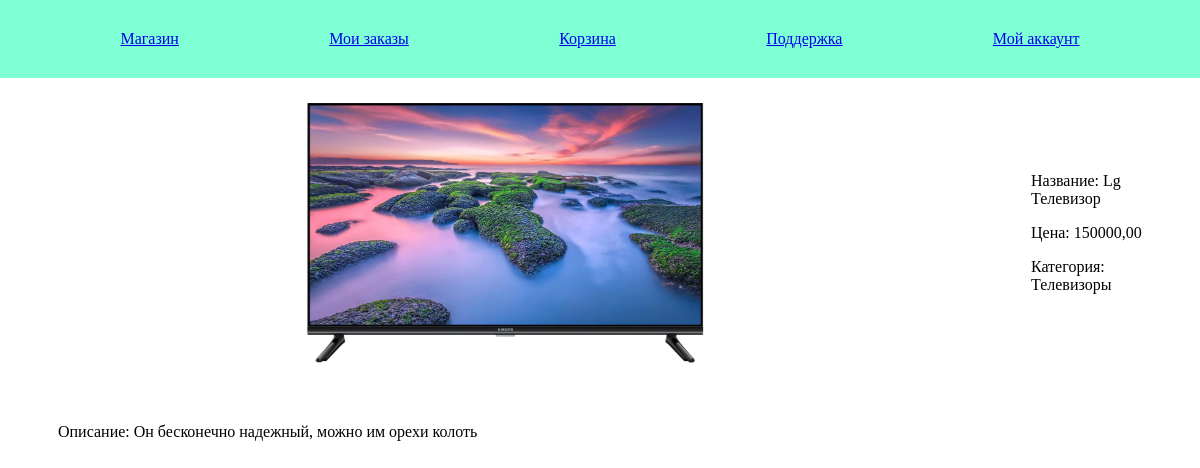
Page /shop/product/2/ on the committed database.
### shop/models.py (models this page shows, shortened)
class Product(models.Model):
    name = models.CharField(max_length=80)
    description = models.TextField(max_length=600)
    price = models.DecimalField(max_digits=8, decimal_places=2)
    created_at = models.DateField(auto_now_add=True)
    archived = models.BooleanField(default=True)
    category = models.ForeignKey(
        Category,
        on_delete=models.SET_NULL,
        related_name="products",
        null=True
    )

class ProductImage(models.Model):
    photo = models.ImageField(
        upload_to=generic_path_to_save_photo, # type: ignore
        null=True
    )
    product = models.OneToOneField(
        Product,
        on_delete=models.CASCADE,
        related_name="image"
    )
    description = models.CharField(
        max_length=100,
        blank=True
    )

class Category(models.Model):
    name = models.CharField(max_length=50, unique=True)
    created_at = models.DateField(auto_now_add=True)

### shop/views.py (the view)
# urls.py: path("product/<int:pk>/", ProductDetailView.as_view(), name="product-detail"),
class ProductDetailView(DetailView):
    model = Product
    context_object_name = "product"
    template_name = "shop/detail-product.html"

### shop/templates/shop/detail-product.html (shortened to what this page needs)
{% extends "shop/base.html" %}
{% load static %}
{% block head %}
    {{ block.super }}
    <link rel="stylesheet" href="{% static "shop/detail-product.css" %}">
{% endblock head %}
{% block main %}
    <div>
        <div class="main-up-container">
            <div>
                <a href="{{ product.image.photo.url }}" class="pre-photo-container">
                    <img class="photo-container" src="{{ product.image.photo.url }}" alt="">
                </a>
            </div>
            <div class="text-container">
                <p>Название: {{ product.name|title }}</p>
                <p>Цена: {{ product.price }}</p>
                <p>Категория: {{ product.category.name|title }}</p>
            </div>
        </div>
        <div class="main-down-container">
            <p>Описание: {{ product.description }}</p>
        </div>
    </div>
{% endblock main %}

### shop/static/shop/detail-product.css (style rules this page uses)
.main-up-container { display: flex; justify-content: center; align-items: center; margin: 25px; }
.pre-photo-container { display: flex; justify-content: center; align-items: center; }
.photo-container { max-width: 40%; min-width: 10%; padding-right: 5%; }
.main-down-container { margin: 60px 50px; }

### rows in the picture
Product: image.photo (picture), name "Lg Телевизор", price "150000,00", category.name "Телевизоры", description "Он бесконечно надежный, можно им орехи колоть"
